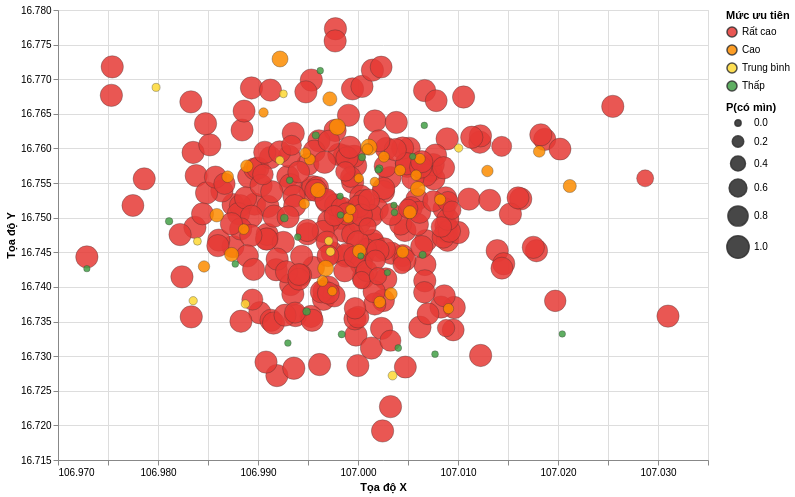

The code cell stored with this chart in its notebook:
### Markdown cell above
## Bản đồ rủi ro (`2_Ban_do_rui_ro.py`)

### Code cell
LEVELS = ["Rất cao", "Cao", "Trung bình", "Thấp"]; COLORS = ["#e53935", "#fb8c00", "#fdd835", "#43a047"]
alt.Chart(pred.dropna(subset=["x", "y"])).mark_circle(opacity=0.85, stroke="#333", strokeWidth=0.4).encode(
    x=alt.X("x:Q", title="Tọa độ X", scale=alt.Scale(zero=False)),
    y=alt.Y("y:Q", title="Tọa độ Y", scale=alt.Scale(zero=False)),
    size=alt.Size("xac_suat_co_min:Q", title="P(có mìn)", scale=alt.Scale(range=[40, 500])),
    color=alt.Color("muc_uu_tien:N", title="Mức ưu tiên", scale=alt.Scale(domain=LEVELS, range=COLORS), sort=LEVELS),
    tooltip=["id", "loai_du_doan", "loai_kha_nang_2", alt.Tooltip("xac_suat_co_min:Q", format=".3f"), "hang_uu_tien"],
).properties(width=650, height=450).interactive()

### Figure 1 — Vega-Lite specification as saved in the notebook (floating-point values rounded to 4 significant figures; data arrays with more than 128 entries replaced by an {"elided": "..."} marker saying what was removed)
{"config": {"view": {"continuousWidth": 300, "continuousHeight": 300}}, "data": {"name": "data-bad925997ae78ad4144be612ca4da18c"}, "mark": {"type": "circle", "opacity": 0.85, "stroke": "#333", "strokeWidth": 0.4}, "encoding": {"color": {"field": "muc_uu_tien", "scale": {"domain": ["Rất cao", "Cao", "Trung bình", "Thấp"], "range": ["#e53935", "#fb8c00", "#fdd835", "#43a047"]}, "sort": ["Rất cao", "Cao", "Trung bình", "Thấp"], "title": "Mức ưu tiên", "type": "nominal"}, "size": {"field": "xac_suat_co_min", "scale": {"range": [40, 500]}, "title": "P(có mìn)", "type": "quantitative"}, "tooltip": [{"field": "id", "type": "nominal"}, {"field": "loai_du_doan", "type": "nominal"}, {"field": "loai_kha_nang_2", "type": "nominal"}, {"field": "xac_suat_co_min", "format": ".3f", "type": "quantitative"}, {"field": "hang_uu_tien", "type": "quantitative"}], "x": {"field": "x", "scale": {"zero": false}, "title": "Tọa độ X", "type": "quantitative"}, "y": {"field": "y", "scale": {"zero": false}, "title": "Tọa độ Y", "type": "quantitative"}}, "height": 450, "params": [{"name": "param_1", "select": {"type": "interval", "encodings": ["x", "y"]}, "bind": "scales"}], "width": 650, "$schema": "https://vega.github.io/schema/vega-lite/v5.20.1.json", "datasets": {"data-bad925997ae78ad4144be612ca4da18c": {"elided": "338 records"}}}
